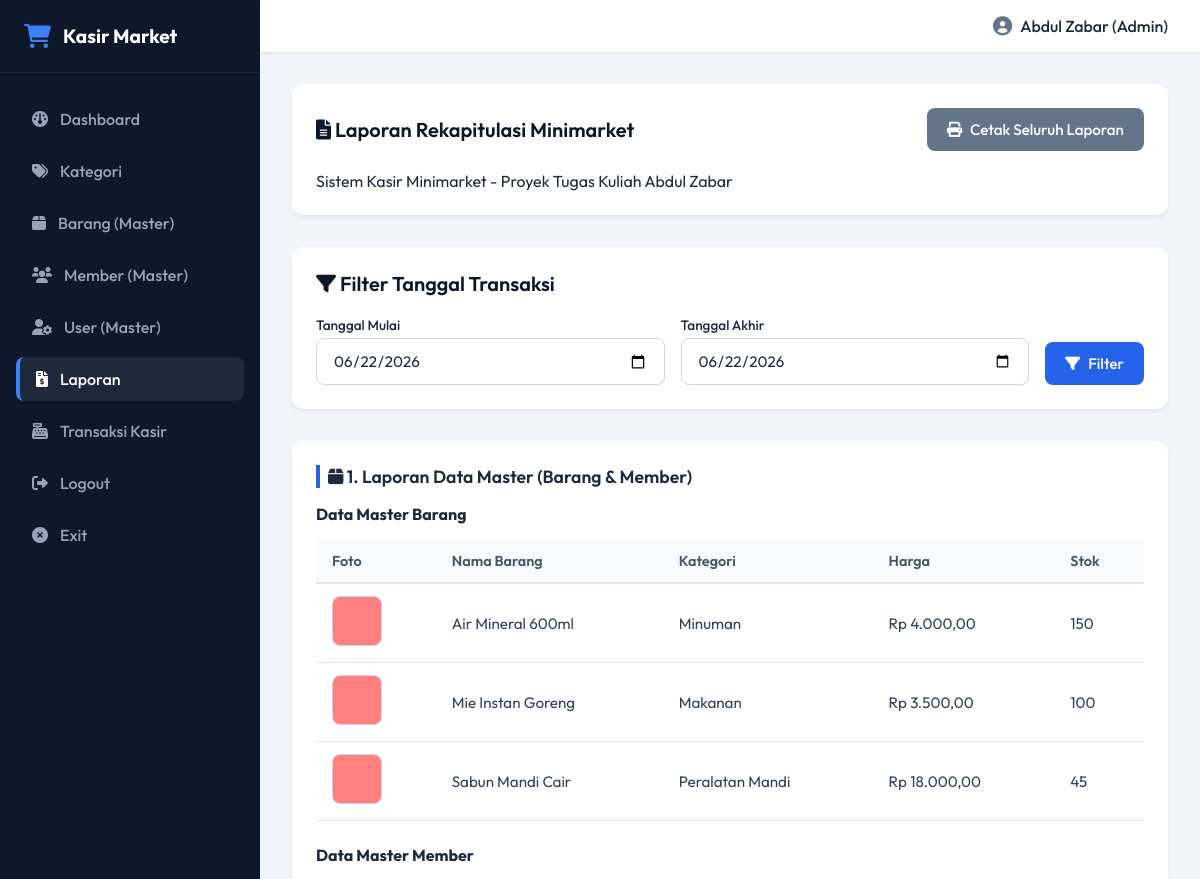
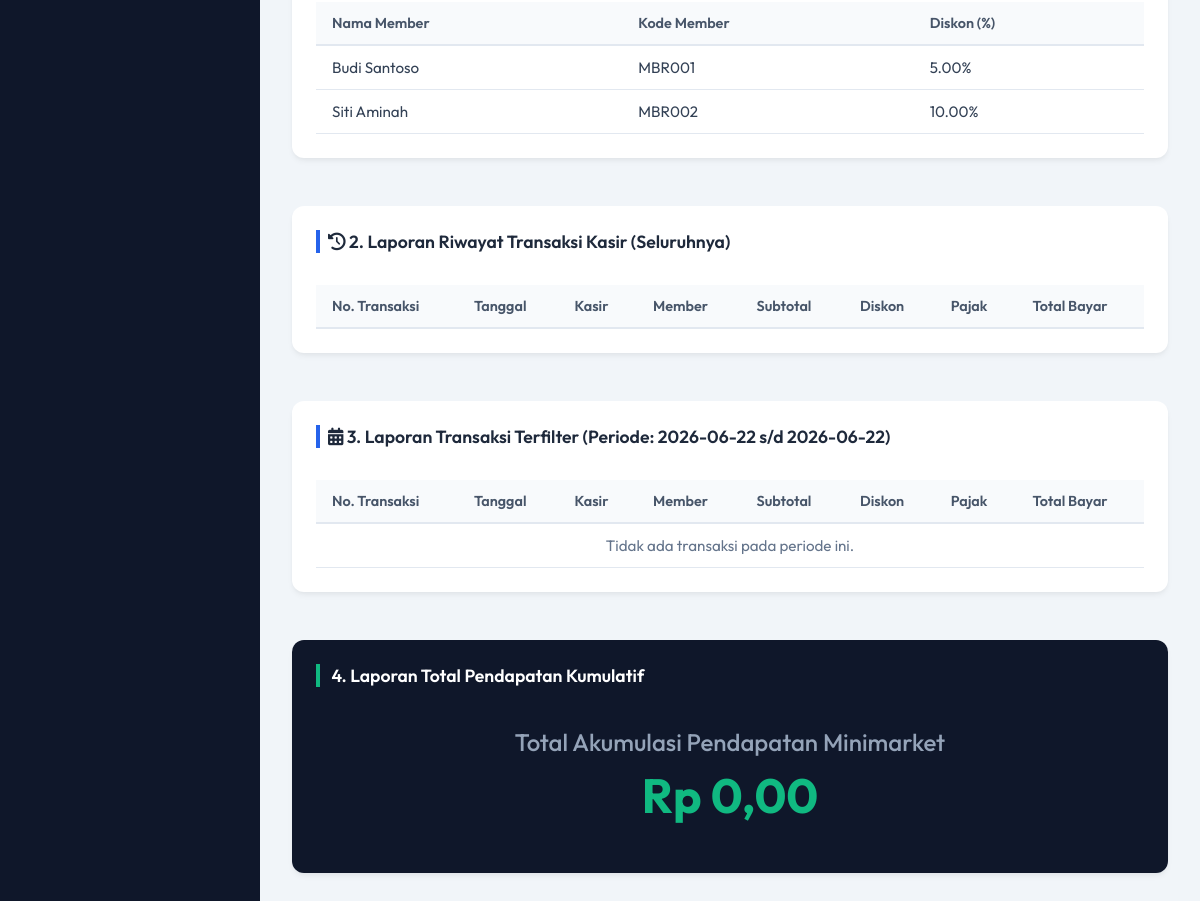
The page /index.php?page=laporan (signed in) on the database its author committed (2 pictures, top to bottom).
### tables this page shows
CREATE TABLE IF NOT EXISTS barang (
    id_barang INT AUTO_INCREMENT PRIMARY KEY,
    id_kategori INT NOT NULL,
    nama_barang VARCHAR(150) NOT NULL UNIQUE,
    harga DECIMAL(12,2) NOT NULL,
    stok INT NOT NULL,
    foto_barang VARCHAR(100) DEFAULT 'default.jpg',
    FOREIGN KEY (id_kategori) REFERENCES kategori(id_kategori) ON DELETE CASCADE
);

CREATE TABLE IF NOT EXISTS kategori (
    id_kategori INT AUTO_INCREMENT PRIMARY KEY,
    nama_kategori VARCHAR(100) NOT NULL UNIQUE
);

CREATE TABLE IF NOT EXISTS member (
    id_member INT AUTO_INCREMENT PRIMARY KEY,
    nama_member VARCHAR(100) NOT NULL,
    kode_member VARCHAR(50) NOT NULL UNIQUE,
    diskon_persen DECIMAL(5,2) DEFAULT 0.00
);

### controllers/Controller.php (called while the page is built, shortened)
<?php
require_once __DIR__ . '/../models/Model.php';
class Controller {
    private $model;
    public function __construct() {
        $this->model = new Model();
    }
    public function laporan() {
        $start_date = $_GET['start_date'] ?? date('Y-m-d');
        $end_date = $_GET['end_date'] ?? date('Y-m-d');
        $laporan_barang = $this->model->getReportMasterBarang();
        $laporan_member = $this->model->getReportMasterMember();
        $laporan_transaksi_filter = $this->model->getReportTransaksiFilter($start_date, $end_date);
        $total_pendapatan = $this->model->getReportTotalRevenue();
        require __DIR__ . '/../views/cetak_laporan.php';
    }
}

### models/Model.php (called while the page is built, shortened)
<?php
require_once __DIR__ . '/../config/database.php';
class Model {
    protected $db;
    public function __construct() {
        $database = new Database();
        $this->db = $database->getConnection();
    }
    public function getReportMasterBarang() {
        $sql = "SELECT barang.*, kategori.nama_kategori FROM barang JOIN kategori ON barang.id_kategori = kategori.id_kategori ORDER BY barang.nama_barang ASC";
        $stmt = $this->db->prepare($sql);
        $stmt->execute();
        return $stmt->fetchAll();
    }
    public function getReportMasterMember() {
        $sql = "SELECT * FROM member ORDER BY nama_member ASC";
        $stmt = $this->db->prepare($sql);
        $stmt->execute();
        return $stmt->fetchAll();
    }
    public function getReportTotalRevenue() {
        $sql = "SELECT SUM(total_bayar) as total_pendapatan FROM transaksi";
        $stmt = $this->db->prepare($sql);
        $stmt->execute();
        $res = $stmt->fetch();
        return $res['total_pendapatan'] ?? 0;
    }
}

### config/database.php (called while the page is built, shortened)
<?php
class Database {
    private $host = '127.0.0.1';
    private $port = '3306';
    private $db = 'db_minimarket';
    private $user = 'root';
    private $pass = '';
    public function getConnection() {
        $this->conn = null;
        try {
            $this->conn = new PDO("mysql:host=" . $this->host . ";port=" . $this->port, $this->user, $this->pass);
            $this->conn->setAttribute(PDO::ATTR_ERRMODE, PDO::ERRMODE_EXCEPTION);
            $this->conn->exec("CREATE DATABASE IF NOT EXISTS " . $this->db);
            $this->conn->exec("USE " . $this->db);
            $this->conn->setAttribute(PDO::ATTR_DEFAULT_FETCH_MODE, PDO::FETCH_ASSOC);
            $stmt = $this->conn->query("SHOW TABLES LIKE 'user'");
        } catch(PDOException $e) {
            die("Connection error: " . $e->getMessage());
        }
        return $this->conn;
    }
}

### views/cetak_laporan.php (the view, shortened to what this page needs)
<?php require_once __DIR__ . '/layout/header.php'; ?>
<div class="card">
    <div class="card-title">
        <span><i class="fa-solid fa-file-lines"></i> Laporan Rekapitulasi Minimarket</span>
        <button class="btn btn-secondary" onclick="window.print()"><i class="fa-solid fa-print"></i> Cetak Seluruh Laporan</button>
    </div>
    <p>Sistem Kasir Minimarket - Proyek Tugas Kuliah Abdul Zabar</p>
</div>
<div class="card">
    <div class="card-title">
        <span><i class="fa-solid fa-filter"></i> Filter Tanggal Transaksi</span>
    </div>
    <form action="index.php" method="GET" style="display: flex; gap: 1rem; align-items: flex-end; flex-wrap: wrap;">
        <div style="flex-grow: 1;">
            <label for="start_date" style="display: block; font-size: 0.85rem; font-weight: 500; margin-bottom: 0.25rem;">Tanggal Mulai</label>
            <input type="date" name="start_date" id="start_date" class="form-input" value="<?php echo htmlspecialchars($start_date); ?>">
        </div>
        <div style="flex-grow: 1;">
            <label for="end_date" style="display: block; font-size: 0.85rem; font-weight: 500; margin-bottom: 0.25rem;">Tanggal Akhir</label>
            <input type="date" name="end_date" id="end_date" class="form-input" value="<?php echo htmlspecialchars($end_date); ?>">
        </div>
        <button type="submit" class="btn btn-primary"><i class="fa-solid fa-filter"></i> Filter</button>
    </form>
</div>
<div class="report-section card">
    <div class="report-title">
        <i class="fa-solid fa-box"></i> 1. Laporan Data Master (Barang & Member)
    </div>
    <h4 style="margin-top: 1rem;">Data Master Barang</h4>
    <div class="table-responsive" style="margin-bottom: 1.5rem;">
        <table>
            <thead>
                <tr>
                    <th>Foto</th>
                    <th>Nama Barang</th>
                    <th>Kategori</th>
                    <th>Harga</th>
                    <th>Stok</th>
                </tr>
            </thead>
            <tbody>
                <?php foreach ($laporan_barang as $row): ?>
                    <tr>
                        <td><img src="assets/images/<?php echo $row['foto_barang']; ?>" class="product-img" alt="Foto"></td>
                        <td><?php echo htmlspecialchars($row['nama_barang']); ?></td>
                        <td><?php echo htmlspecialchars($row['nama_kategori']); ?></td>
                        <td>Rp <?php echo number_format($row['harga'], 2, ',', '.'); ?></td>
                        <td><?php echo htmlspecialchars($row['stok']); ?></td>
                    </tr>
                <?php endforeach; ?>
            </tbody>
        </table>
    </div>
    <h4>Data Master Member</h4>
    <div class="table-responsive">
        <table>
            <thead>
                <tr>
                    <th>Nama Member</th>
                    <th>Kode Member</th>
                    <th>Diskon (%)</th>
                </tr>
            </thead>
            <tbody>
                <?php foreach ($laporan_member as $row): ?>
                    <tr>
                        <td><?php echo htmlspecialchars($row['nama_member']); ?></td>
                        <td><code><?php echo htmlspecialchars($row['kode_member']); ?></code></td>
                        <td><?php echo htmlspecialchars($row['diskon_persen']); ?>%</td>
                    </tr>
                <?php endforeach; ?>
            </tbody>
        </table>
    </div>
</div>
<div class="report-section card">
    <div class="report-title">
        <i class="fa-solid fa-clock-rotate-left"></i> 2. Laporan Riwayat Transaksi Kasir (Seluruhnya)
    </div>
    <div class="table-responsive">
        <table>
            <thead>
                <tr>
                    <th>No. Transaksi</th>
                    <th>Tanggal</th>
                    <th>Kasir</th>
                    <th>Member</th>
                    <th>Subtotal</th>
                    <th>Diskon</th>
                    <th>Pajak</th>
                    <th>Total Bayar</th>
                </tr>
            </thead>
        </table>
    </div>
</div>
<div class="report-section card">
    <div class="report-title">
        <i class="fa-solid fa-calendar-days"></i> 3. Laporan Transaksi Terfilter (Periode: <?php echo htmlspecialchars($start_date); ?> s/d <?php echo htmlspecialchars($end_date); ?>)
    </div>
    <div class="table-responsive">
        <table>
            <thead>
                <tr>
                    <th>No. Transaksi</th>
                    <th>Tanggal</th>
                    <th>Kasir</th>
                    <th>Member</th>
                    <th>Subtotal</th>
                    <th>Diskon</th>
                    <th>Pajak</th>
                    <th>Total Bayar</th>
                </tr>
            </thead>
            <tbody>
                <?php if (empty($laporan_transaksi_filter)): ?>
                    <tr>
                        <td colspan="8" style="text-align: center; color: #64748b;">Tidak ada transaksi pada periode ini.</td>
                    </tr>
                <?php endif; ?>
            </tbody>
        </table>
    </div>
</div>
<div class="report-section card" style="background-color: #0f172a; color: #ffffff;">
    <div class="report-title" style="color: #ffffff; border-left-color: #10b981;">
        <i class="fa-solid fa-money-bill-trend-up"></i> 4. Laporan Total Pendapatan Kumulatif
    </div>
    <div style="padding: 1.5rem 0; text-align: center;">
        <h2 style="font-size: 1.5rem; font-weight: 500; color: #94a3b8;">Total Akumulasi Pendapatan Minimarket</h2>
        <p style="font-size: 3rem; font-weight: 700; color: #10b981; margin-top: 0.5rem;">
            Rp <?php echo number_format($total_pendapatan, 2, ',', '.'); ?>
        </p>
    </div>
</div>
<?php require_once __DIR__ . '/layout/footer.php'; ?>

### assets/css/style.css (style rules this page uses)
* { margin: 0; padding: 0; box-sizing: border-box; font-family: 'Outfit', sans-serif; }
body { background-color: #f1f5f9; color: #1e293b; min-height: 100vh; display: flex; }
.form-input { width: 100%; padding: 0.75rem 1rem; border: 1px solid #cbd5e1; border-radius: 8px; font-size: 0.95rem; background-color: #ffffff; color: #1e293b; transition: all 0.2s ease-in-out; }
.btn { display: inline-flex; align-items: center; justify-content: center; gap: 0.5rem; padding: 0.75rem 1.25rem; border-radius: 8px; font-weight: 500; font-size: 0.95rem; border: none; cursor: pointer; transition: all 0.2s; text-decoration: none; }
.btn-primary { background-color: #2563eb; color: #ffffff; }
.btn-secondary { background-color: #64748b; color: #ffffff; }
.card { background-color: #ffffff; border-radius: 12px; padding: 1.5rem; box-shadow: 0 4px 6px -1px rgba(0, 0, 0, 0.05), 0 2px 4px -1px rgba(0, 0, 0, 0.03); margin-bottom: 2rem; }
.card-title { font-size: 1.25rem; font-weight: 600; color: #0f172a; margin-bottom: 1.25rem; display: flex; align-items: center; justify-content: space-between; }
.table-responsive { width: 100%; overflow-x: auto; }
table { width: 100%; border-collapse: collapse; margin-top: 1rem; text-align: left; }
th { background-color: #f8fafc; color: #475569; font-weight: 600; padding: 0.75rem 1rem; border-bottom: 2px solid #e2e8f0; font-size: 0.9rem; }
td { padding: 0.75rem 1rem; border-bottom: 1px solid #e2e8f0; color: #334155; font-size: 0.95rem; vertical-align: middle; }
.product-img { width: 50px; height: 50px; object-fit: cover; border-radius: 8px; border: 1px solid #cbd5e1; }
.report-section { margin-bottom: 3rem; }
.report-title { font-size: 1.1rem; font-weight: 600; color: #1e293b; margin-bottom: 1rem; border-left: 4px solid #2563eb; padding-left: 0.5rem; }

### rows shown on the page
barang: foto_barang (placeholder picture), nama_barang "Air Mineral 600ml", id_kategori.nama_kategori "Minuman", harga "4.000,00", stok "150"
barang: foto_barang (placeholder picture), nama_barang "Mie Instan Goreng", id_kategori.nama_kategori "Makanan", harga "3.500,00", stok "100"
barang: foto_barang (placeholder picture), nama_barang "Sabun Mandi Cair", id_kategori.nama_kategori "Peralatan Mandi", harga "18.000,00", stok "45"
member: nama_member "Budi Santoso", kode_member "MBR001", diskon_persen "5.00"
member: nama_member "Siti Aminah", kode_member "MBR002", diskon_persen "10.00"

### other values the page prints
$_SESSION['user']['username'] "Abdul Zabar"
$_SESSION['user']['role'] "Admin"
$start_date "2026-06-22"
$end_date "2026-06-22"
$total_pendapatan "0,00"
